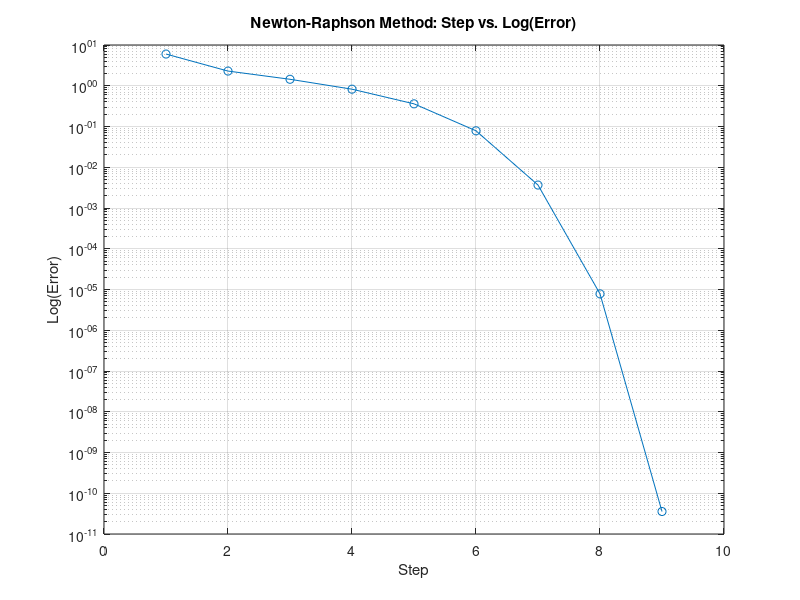

Write MATLAB code to recreate this figure.
% Define the function
f = @(x) x^3-4*x^2+x+6;

% Define the derivative of the function
df = @(x)3*x^2-8*x+1;


% Initial guess
x0 = 0;

% Maximum number of iterations
max_iter = 20;
tolerance = 1e-6;

% Initialize variables
x = x0;
iter = 0;
error = inf;
errors = [];

fprintf('Step       Value       Error       \n');

% Newton-Raphson iteration
while iter < max_iter && error > tolerance
    x_new = x - f(x) / df(x);
    error = abs(x_new - x);
    errors = [errors, error];
    x = x_new;
    iter = iter + 1;
    fprintf('%d       %f        %f\n', iter, x, error);
end

% Display the result
fprintf('The root of the function using Newton-Raphson method is approximately: %.6f\n', x);
fprintf('Error (last step): %.6f\n', error);
fprintf('The number of iterations: %d\n', iter);

% Plot step vs. error on a logarithmic scale
figure; % Open a new figure window
semilogy(1:iter, errors, '-o'); % Plot with log scale for y-axis
xlabel('Step');
ylabel('Log(Error)');
title('Newton-Raphson Method: Step vs. Log(Error)');
grid on;
